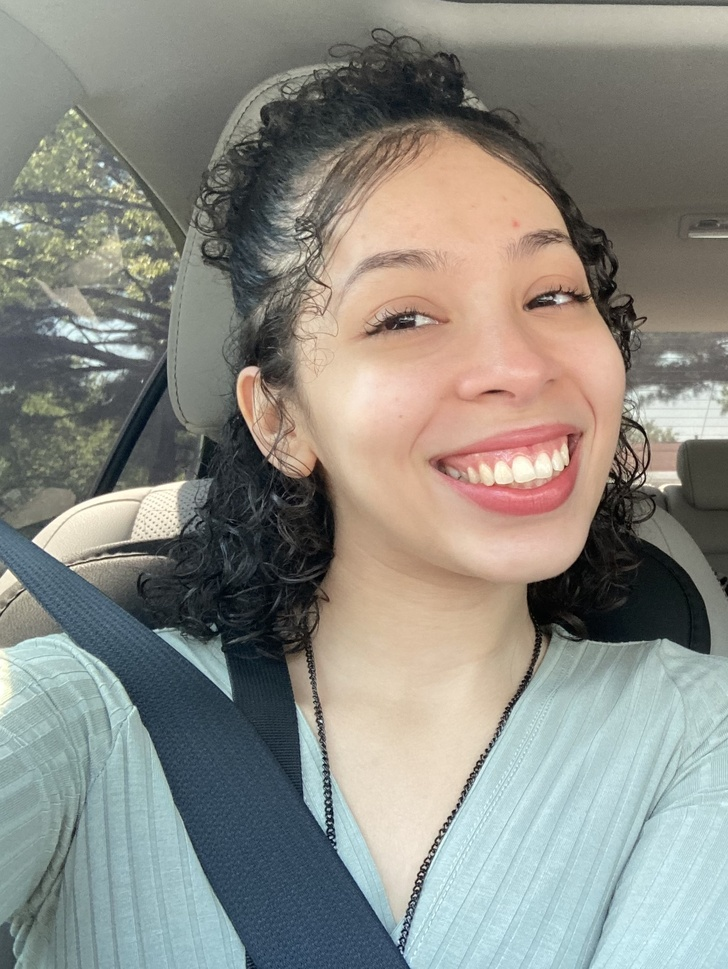
#> input picture legacy/v1-vue/src/components/data/images/img.jpg, 728 x 969 px, shrunk from 1624 x 2161 before the run, given in place of images, which was not available
$ python emotes.py ../../legacy/v1-vue/src/components/data/images ../../legacy/v1-vue/src/components/data/images/RPSGame.png ../../legacy/v1-vue/src/components/data/images/RPSGame.png
#> lines starting #> are read from the running program, lines starting #| are printed output that depends on the picture; pictures that were not available may be replaced by others from this repository, and a replacement may not be noted
"""Emotion animations for the journey stops, matching the wireframe's emotes:
o_o (wow), :D (grin), \\o/ (cheer), ^_^ (happy), *_* (starry).

Each is the base sprite with a new face, so hair and body are the base's own pixels, played
over the idle's breathing bob. Cheer also raises both arms, using the wave's arm mirrored.
A matching pixel speech bubble is drawn for each one (4-frame pop-in).

usage: emotes.py <base.png> <wave_frames_dir> <out_dir>
"""
import os
import sys

from PIL import Image

N = 64
SKIN, K, W = (240, 171, 123, 255), (0, 0, 0, 255), (254, 255, 254, 255)
MOUTH_DARK, MOUTH_RED, YELLOW = (70, 28, 27, 255), (159, 61, 54, 255), (255, 214, 90, 255)
PAL = {".": SKIN, "K": K, "W": W, "Y": YELLOW, "j": MOUTH_DARK, "r": MOUTH_RED}

# her right eye (viewer's left) occupies columns 25-29; each grid is mirrored onto the other eye
EYES = {
    "happy": (32, ["..K..", ".K.K.", "K...K", "....."]),            # ^ ^
    "wow": (31, [".KKK.", "KWWWK", "KWKWK", "KWWWK", ".KKK."]),      # o o
    "starry": (32, [".KKK.", "KKYKK", "KYWYK", ".KYK."]),            # * *
    "starry2": (32, [".KKK.", "KYKYK", "KKWKK", ".YKY."]),           # twinkle
}
# mouths are drawn across columns 30-33 (already symmetric)
MOUTHS = {
    "smile": (37, ["j..j", ".rr."]),
    "open": (37, ["jjjj", "jrrj", ".jj."]),
    "o": (37, [".jj.", ".jj."]),
}
SPLIT = 55  # rows above this bob with the breath; the legs stay planted


def bob(im, dy=1):
    out = im.copy()
    top = im.crop((0, 0, N, SPLIT))
    out.paste((0, 0, 0, 0), (0, 0, N, SPLIT))
    out.alpha_composite(top, (0, dy))
    return out


def face(im, eyes=None, mouth=None, brows_up=False):
#> called with eyes = 'happy', mouth = 'smile', brows_up = False
    out = im.copy()
    if eyes:
        top, grid = EYES[eyes]
        for y in range(31, 36):                       # wipe the old eye first
            for x in range(25, 30):
                out.putpixel((x, y), SKIN)
                out.putpixel((N - 1 - x, y), SKIN)
        for dy, row in enumerate(grid):
            for dx, ch in enumerate(row):
                out.putpixel((25 + dx, top + dy), PAL[ch])
                out.putpixel((N - 1 - (25 + dx), top + dy), PAL[ch])
    if brows_up:
        for x in (28, 29, 34, 35):
            out.putpixel((x, 29), out.getpixel((x, 30)))
            out.putpixel((x, 30), SKIN)
    if mouth:
        top, grid = MOUTHS[mouth]
        for x in (31, 32):
            out.putpixel((x, 38), SKIN)               # wipe the resting mouth
        for dy, row in enumerate(grid):
            for dx, ch in enumerate(row):
                out.putpixel((30 + dx, top + dy), PAL[ch])
    return out


# ---- the student look for the Apprentice stop -----------------------------------------------
BEZEL, SCREEN, DECK, KEYS = (44, 50, 62, 255), (96, 170, 230, 255), (206, 210, 218, 255), (150, 156, 168, 255)
PAPER_Y, RULE, SPIRAL = (250, 214, 96, 255), (214, 160, 60, 255), (58, 33, 26, 255)


def student(base, typing=True):
    """An open laptop held in one hand, its screen toward us showing a line of code, and a
    spiral notepad in the other. Both hang from her hands, which stay in front of them, so
    each one reads as held. Her face keeps the base eyes, with a small smile."""
    im = face(base, mouth="smile")

    def opaque(x, y):
        return base.getpixel((x, y))[3] != 0

    # open laptop held by her right hand (viewer's left). Her hand, cuff and sleeve stay in
    # front of its right edge; the tips of her hair sit behind it.
    for y in range(46, 55):
        for x in range(11, 24):
            if opaque(x, y) and (x >= 23 or (x == 22 and y >= 50)):
                continue
            if y == 54:
                c = KEYS                                  # keyboard deck, seen edge-on
            elif 12 <= x <= 22 and (x in (12, 22) or y in (46, 53)):
                c = BEZEL
            elif 13 <= x <= 21:
                c = SCREEN
            else:
                continue
            im.putpixel((x, y), c)
    code = [(15, 47), (14, 48), (15, 49), (19, 47), (20, 48), (19, 49),   # < > on the first line
            (14, 51), (15, 51), (17, 51)]                                 # __ . on the second
    if typing:
        code.append((19, 51))                                             # the next character
    for x, y in code:
        im.putpixel((x, y), W)

    # spiral notepad hanging from her left hand (viewer's right)
    for y in range(48, 55):
        for x in range(40, 48):
            if opaque(x, y) and x <= 41:
                continue
            if x in (40, 47) or y in (48, 54):
                c = K
            elif y == 49:
                c = SPIRAL if x % 2 else DECK
            elif y in (51, 53) and 42 <= x <= 45:
                c = RULE
            else:
                c = PAPER_Y
            im.putpixel((x, y), c)
    return im


def mirror(im):
    out = im.copy()
    for y in range(N):
        for x in range(N // 2):
            out.putpixel((N - 1 - x, y), im.getpixel((x, y)))
    return out


def strip(frames):
    w, h = frames[0].size
    out = Image.new("RGBA", (w * len(frames), h), (0, 0, 0, 0))
    for i, f in enumerate(frames):
        out.paste(f, (i * w, 0))
    return out


# ---- speech bubbles -------------------------------------------------------------------------
NAVY, PAPER, CORAL = (35, 48, 77, 255), (255, 255, 255, 255), (198, 95, 78, 255)
GLYPHS = {
    "o": ["...", "...", "###", "#.#", "###"], "_": ["...", "...", "...", "...", "###"],
    "^": [".#.", "#.#", "...", "...", "..."], "*": ["...", ".#.", "###", ".#.", "..."],
    ":": ["...", ".#.", "...", ".#.", "..."], "D": ["##.", "#.#", "#.#", "#.#", "##."],
    "\\": ["#..", "#..", ".#.", "..#", "..#"], "/": ["..#", "..#", ".#.", "#..", "#.."],
}


def bubble(text, w, h, lift=0, size=32):
    """White speech bubble with a navy outline and a small tail, its tip resting on row 30."""
    im = Image.new("RGBA", (size, size), (0, 0, 0, 0))
    x0, y1 = (size - w) // 2, 27 - lift          # y1 = bottom row of the box
    y0 = y1 - h + 1
    for y in range(y0, y1 + 1):
        for x in range(x0, x0 + w):
            corner = (x in (x0, x0 + w - 1)) and (y in (y0, y1))
            if corner:
                continue
            edge = x in (x0, x0 + w - 1) or y in (y0, y1)
            im.putpixel((x, y), NAVY if edge else PAPER)
    cx = size // 2
    for i, row in enumerate(("#..#", ".##.")):    # tail under the middle of the box
        for j, ch in enumerate(row):
            px = (cx - 2 + j, y1 + 1 + i)
            im.putpixel(px, NAVY if ch == "#" else PAPER)
    for j in (1, 2):
        im.putpixel((cx - 2 + j, y1), PAPER)       # open the box into the tail
    if text:
        tw = len(text) * 3 + (len(text) - 1)
        gx, gy = (size - tw) // 2, y0 + (h - 5) // 2
        for n, ch in enumerate(text):
            for r, row in enumerate(GLYPHS[ch]):
                for c, bit in enumerate(row):
                    if bit == "#":
                        im.putpixel((gx + n * 4 + c, gy + r), CORAL if ch == "*" else NAVY)
    return im


def bubble_strip(text):
    return strip([bubble("", 7, 5), bubble("", 13, 9), bubble(text, 19, 13, lift=1), bubble(text, 19, 13)])


def main():
    base = Image.open(sys.argv[1]).convert("RGBA")
    wave_dir, out = sys.argv[2], sys.argv[3]
    os.makedirs(out, exist_ok=True)

    def breathing(a, b=None):
        b = b or a
        return [a, bob(a), b, bob(b)]

    happy = face(base, eyes="happy", mouth="smile")
    wow = face(base, eyes="wow", mouth="o", brows_up=True)
    grin = face(base, mouth="open")
    starry, starry2 = face(base, eyes="starry", mouth="open"), face(base, eyes="starry2", mouth="open")
    up, out_ = (Image.open(os.path.join(wave_dir, f"pose_{p}.png")).convert("RGBA") for p in ("in", "out"))
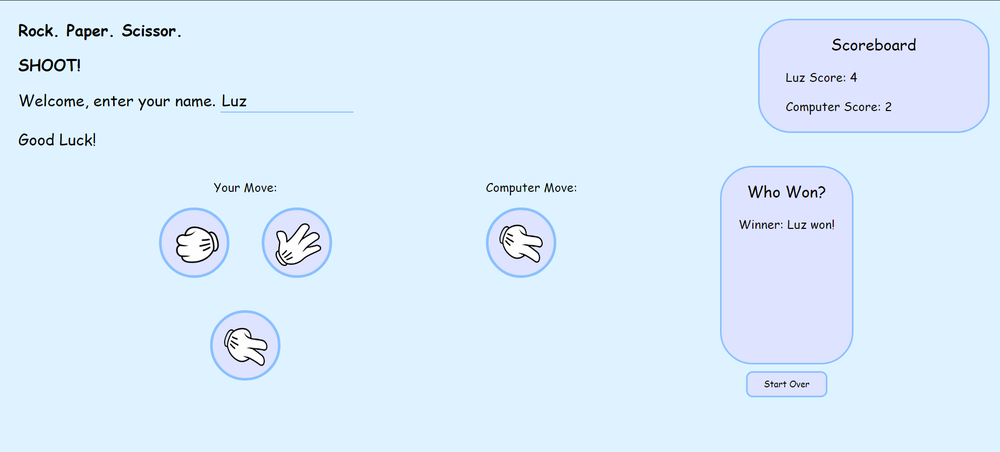
#> input picture legacy/v1-vue/src/components/data/images/RPSGame.png, 1000 x 452 px, shrunk from 1918 x 867 before the run, given in place of pose_in.png, which was not available
#> up is the input picture: PIL image 1000x452 RGBA; mean R, G, B, A 219, 237.9, 252.1, 255
    # both arms: the raised arm's half mirrored onto the right, then the happy face. It loops and
    # starts with her arms up, so with animation off the still is the cheer itself.
    cheer = [face(mirror(pose), eyes="happy", mouth="open") for pose in (up, out_, up, out_, up, out_)]
#> cheer = 6 items

    sets = {"wow": breathing(wow), "grin": breathing(grin), "cheer": cheer, "happy": breathing(happy),
            "starry": breathing(starry, starry2),
            "student": breathing(student(base), student(base, typing=False))}   # the last character blinks
#> in bob, `top = im.crop((0, 0, N, SPLIT))`:
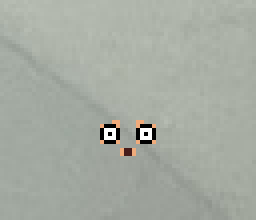
#> top: PIL image 64x55 RGBA (shown 4 times larger); mean R, G, B, A 165.8, 171.5, 162.4, 255
#> in bob (call 9), `top = im.crop((0, 0, N, SPLIT))`:
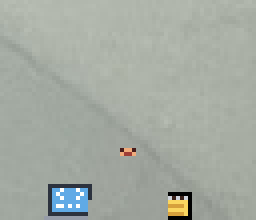
#> top: PIL image 64x55 RGBA (shown 4 times larger); mean R, G, B, A 164.5, 171, 162.5, 255
    texts = {"wow": "o_o", "grin": ":D", "cheer": "\\o/", "happy": "^_^", "starry": "*_*"}
    for name, frames in sets.items():
        strip(frames).save(os.path.join(out, f"luz-emote-{name}.png"))
        if name in texts:
            bubble_strip(texts[name]).save(os.path.join(out, f"emote-{name}.png"))
        bad = sum(1 for f in frames for y in range(N) for x in range(N // 2) if f.getpixel((x, y)) != f.getpixel((N - 1 - x, y)))
        print(f"luz-emote-{name}.png {len(frames)} frames, asymmetric pixel pairs {bad}")
#> this loop made 6 passes
#> (name, bad) on passes 1 to 5: ('wow', 7738), ('grin', 7834), ('cheer', 0), ('happy', 7746), ('starry', 7738)
#> (name, bad) on pass 6: ('student', 7842)
#| luz-emote-wow.png 4 frames, asymmetric pixel pairs 7738
#| luz-emote-grin.png 4 frames, asymmetric pixel pairs 7834
#| luz-emote-cheer.png 6 frames, asymmetric pixel pairs 0
#| luz-emote-happy.png 4 frames, asymmetric pixel pairs 7746
#| luz-emote-starry.png 4 frames, asymmetric pixel pairs 7738
#| luz-emote-student.png 4 frames, asymmetric pixel pairs 7842
#> pass 1, in main, `strip(frames).save(os.path.join(out, f"luz-emote-{name}.png"))`:
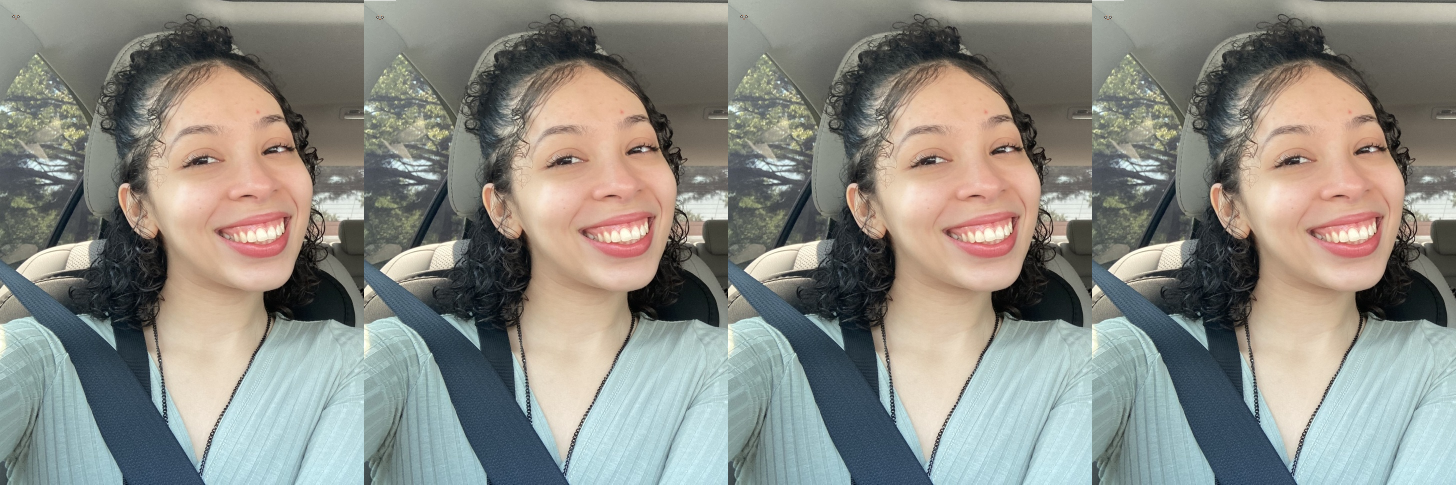
#> saved as luz-emote-wow.png: PIL image 2912x969 RGBA (shown at 1/2 size); mean R, G, B, A 139.1, 138.8, 131.8, 255; transparent parts drawn white


if __name__ == "__main__":
    main()
